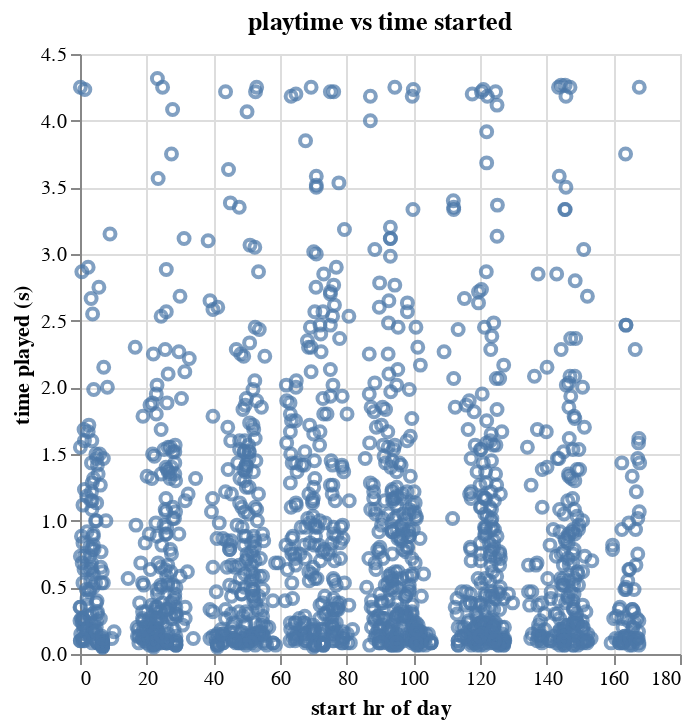

Write notebook code for a chart like this one.
### Code cell
alt.Chart(main_df).mark_point().encode(
    x=alt.X("startw",title="start hr of day"),
    y=alt.Y("time",title="time played (s)"),
    ).properties(title="playtime vs time started")

### Figure 1 — Vega specification as saved in the notebook (floating-point values rounded to 4 significant figures; data arrays with more than 128 entries replaced by an {"elided": "..."} marker saying what was removed)
{"$schema": "https://vega.github.io/schema/vega/v5.json", "data": [{"name": "source_0", "values": {"elided": "1533 records"}}, {"name": "source_0_x_domain_startw", "values": [{"min": 0.0, "max": 167.9}]}, {"name": "source_0_y_domain_time", "values": [{"min": 0.05, "max": 4.317}]}], "marks": [{"type": "symbol", "name": "marks", "from": {"data": "source_0"}, "encode": {"update": {"stroke": {"value": "#4c78a8"}, "x": {"field": "startw", "scale": "x"}, "y": {"field": "time", "scale": "y"}, "fill": {"value": "transparent"}, "opacity": {"value": 0.7}}}, "style": ["point"]}], "scales": [{"name": "x", "type": "linear", "domain": [{"signal": "(data(\"source_0_x_domain_startw\")[0] || {}).min"}, {"signal": "(data(\"source_0_x_domain_startw\")[0] || {}).max"}], "range": [0, {"signal": "width"}], "nice": true, "zero": true}, {"name": "y", "type": "linear", "domain": [{"signal": "(data(\"source_0_y_domain_time\")[0] || {}).min"}, {"signal": "(data(\"source_0_y_domain_time\")[0] || {}).max"}], "range": [{"signal": "height"}, 0], "nice": true, "zero": true}], "axes": [{"scale": "x", "gridScale": "y", "minExtent": 0, "aria": false, "domain": false, "grid": true, "maxExtent": 0, "tickCount": {"signal": "ceil(width/40)"}, "labels": false, "zindex": 0, "ticks": false, "orient": "bottom"}, {"scale": "y", "zindex": 0, "gridScale": "x", "maxExtent": 0, "labels": false, "orient": "left", "ticks": false, "aria": false, "domain": false, "grid": true, "minExtent": 0, "tickCount": {"signal": "ceil(height/40)"}}, {"scale": "x", "grid": false, "labelOverlap": true, "tickCount": {"signal": "ceil(width/40)"}, "title": "start hr of day", "orient": "bottom", "zindex": 0, "labelFlush": true}, {"scale": "y", "tickCount": {"signal": "ceil(height/40)"}, "labelOverlap": true, "zindex": 0, "grid": false, "title": "time played (s)", "orient": "left"}], "title": {"text": "playtime vs time started", "frame": "group"}, "style": "cell", "width": 300, "height": 300, "background": "white", "padding": 5}
